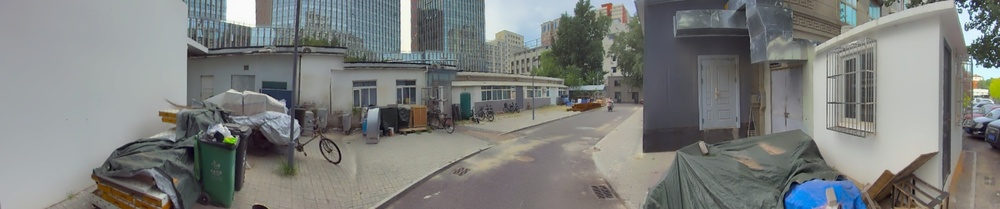
#> input picture comparedZCH/1/back/5.jpg, 1000 x 209 px, shrunk from 2713 x 566 before the run, found by its file name
$ python sift.py
#> lines starting #> are read from the running program, lines starting #| are printed output that depends on the picture
#> further down, image is the input picture: shape (209, 1000, 3); mean B, G, R 124.4, 126.3, 124
import cv2

def sift(image):
    # Convert the image to grayscale
    gray = cv2.cvtColor(image, cv2.COLOR_BGR2GRAY)
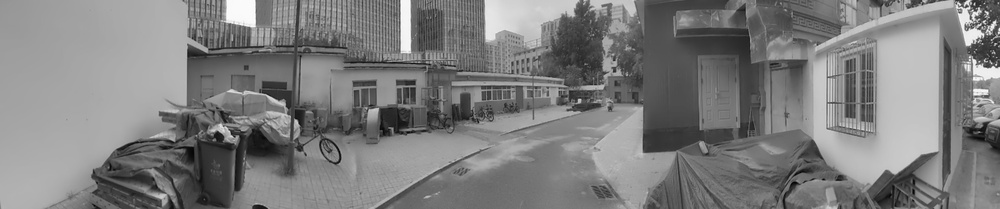
#> gray: shape (209, 1000); min 2, max 255, mean 125.4

    # Initialize the SIFT detector
    sift = cv2.SIFT_create()

    # Find the keypoints and descriptors with SIFT
    keypoints, descriptors = sift.detectAndCompute(gray, None)
#> keypoints = 1212 keypoints; strongest (x, y, size): (967, 6, 1.9), (579, 101, 2.9), (994, 22, 2.2), (987, 13, 1.9)

    # Draw keypoints on the image without circles
    sift_image = cv2.drawKeypoints(image, keypoints, None, color=(0, 255, 0), flags=0)
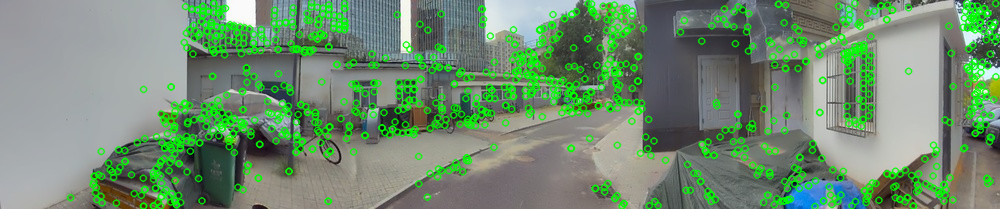
#> sift_image: shape (209, 1000, 3); mean B, G, R 113.1, 140.7, 113

    return sift_image

# Read the image
image_path = '/home/B_UserData/sunleyao/lyc/0010/5.jpg'
image = cv2.imread(image_path)

# Extract SIFT features
sift_image = sift(image)

# Save the image to a specified path
output_path = '/home/B_UserData/sunleyao/lyc/0010/5_sift.jpg'
cv2.imwrite(output_path, sift_image)

print(f"SIFT feature image has been saved to: {output_path}")
